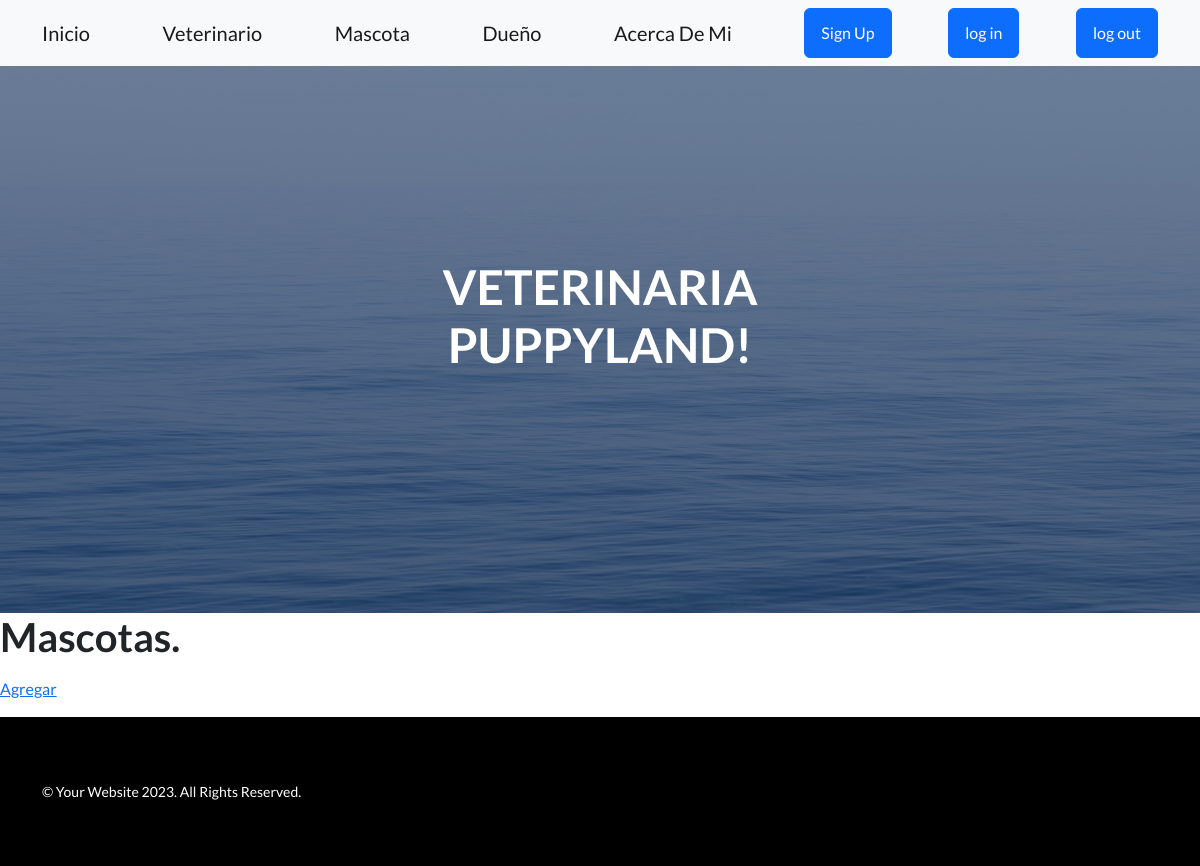
Before: /app/listaAnimales/ (signed in) with the older database file.
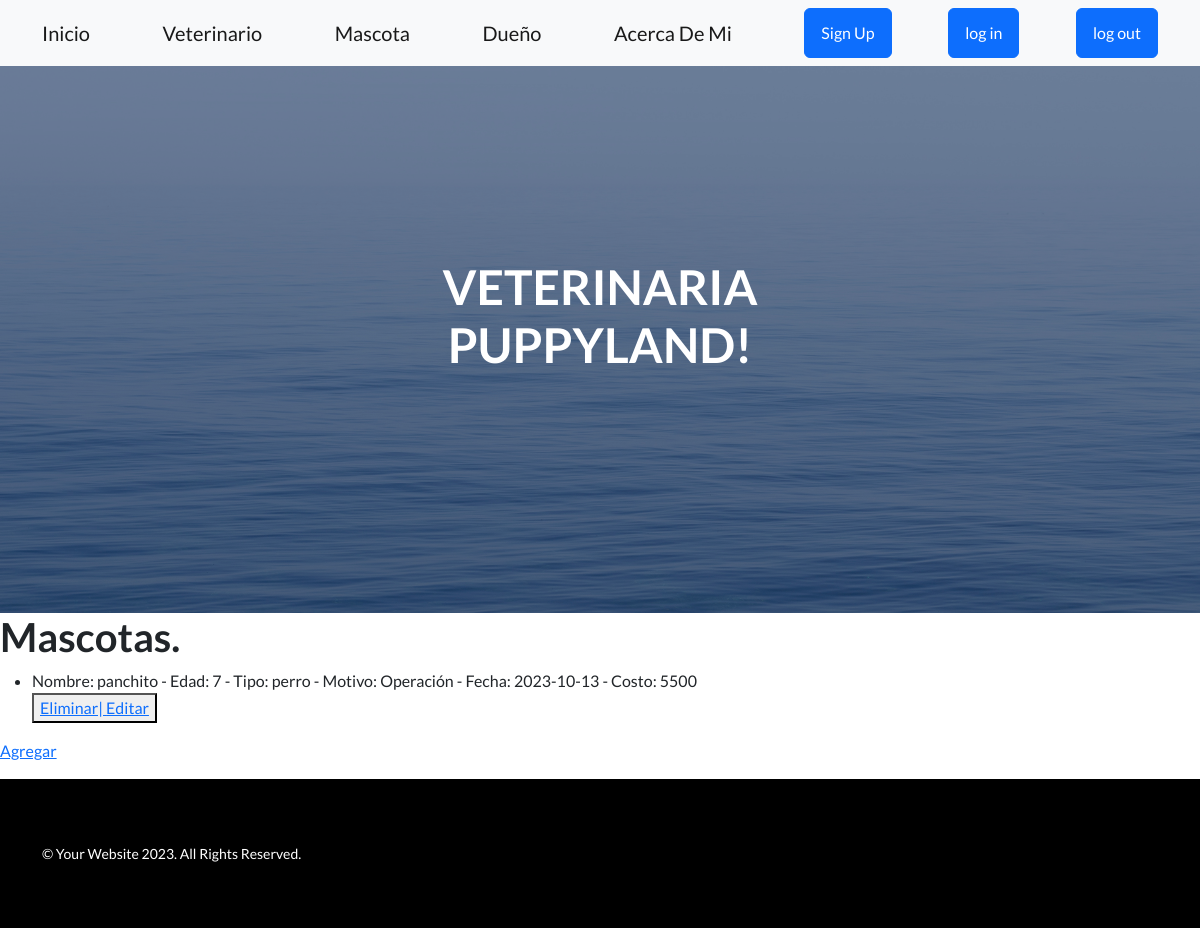
After: the same page with the newer database file.
### AppVeterinaria/models.py (models this page shows)
class Animal(models.Model):
    nombreAnimal = models.CharField(max_length=40)
    edad = models.IntegerField()
    tipo = models.CharField(max_length=40)
    motivo = models.CharField(max_length=40)
    fecha = models.DateField()
    costo = models.IntegerField()
    def __str__(self):
        return f"Nombre: {self.nombreAnimal} - Edad: {self.edad} - Tipo: {self.tipo} - Motivo: {self.motivo} - Fecha: {self.fecha} - Costo: {self.costo} "

### AppVeterinaria/views.py (the view)
# urls.py: path("listaAnimales/", views.lista_animales, name="ListaAnimales"),
@login_required
def lista_animales(request):
    animales = Animal.objects.all()
    return render(request, "AppVeterinaria/listaAnimal.html", {"animales": animales})

### AppVeterinaria/templates/AppVeterinaria/listaAnimal.html
{% extends 'AppVeterinaria/base NavYFoot.html' %}
{% load static %}
{% block herencia %}
<h1>Mascotas.</h1>
<ul>
    {% for a in animales %}
        <li>{{a}}</li>
        <button>
            <a href="{% url 'EliminarAnimal' a.id %}">Eliminar| </a>
            <a href="{% url 'EditarAnimal' a.id %}">Editar </a>
        </button>
        <br>
    {% endfor %}
    </ul>
    <p>
        <a href= "{% url 'FormularioAnimal' %}">Agregar</a>
    </p>
{% endblock %}

Changed rows visible on the page:
added Animal: nombreAnimal+edad+tipo "Nombre: panchito - Edad: 7 - Tipo: perro - Motivo: Operación - Fecha: 2023-10-13 - Costo: 5500"
